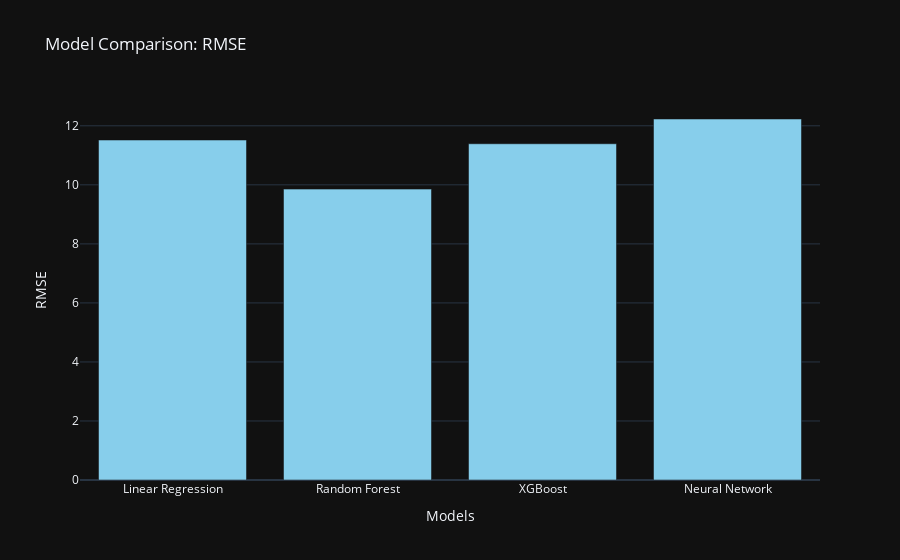
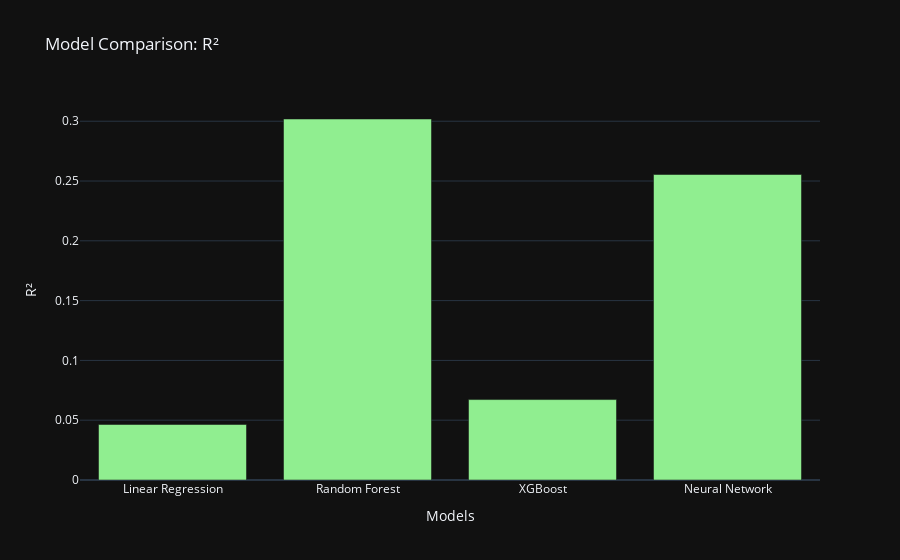

These figures' notebook cell, in order:
### Markdown cell above
### Model Comparison Visualization

### Code cell
# Define the models and their performance metrics
models = ['Linear Regression', 'Random Forest', 'XGBoost', 'Neural Network']
rmse_values = [rmse_linear, rf_rmse, xgb_rmse, nn_rmse]
r2_values = [r2_linear, rf_r2, xgb_r2, nn_r2]

# Create a Plotly bar chart for RMSE
rmse_fig = go.Figure()

rmse_fig.add_trace(go.Bar(
    x=models,
    y=rmse_values,
    name='RMSE',
    marker=dict(color='skyblue'),
))

rmse_fig.update_layout(
    title='Model Comparison: RMSE',
    xaxis_title='Models',
    yaxis_title='RMSE',
    template='plotly_dark',
    showlegend=False,
    plot_bgcolor='rgba(0, 0, 0, 0)',
)

# Show the RMSE chart
rmse_fig.show()

# Create a Plotly bar chart for R²
r2_fig = go.Figure()

r2_fig.add_trace(go.Bar(
    x=models,
    y=r2_values,
    name='R²',
    marker=dict(color='lightgreen'),
))

r2_fig.update_layout(
    title='Model Comparison: R²',
    xaxis_title='Models',
    yaxis_title='R²',
    template='plotly_dark',
    showlegend=False,
    plot_bgcolor='rgba(0, 0, 0, 0)',
)

# Show the R² chart
r2_fig.show()

### Figure 1 — Plotly figure (JSON) as saved in the notebook; plotly's stock layout.template omitted (floating-point values rounded to 4 significant figures)
{"data": [{"marker": {"color": "skyblue"}, "name": "RMSE", "type": "bar", "x": ["Linear Regression", "Random Forest", "XGBoost", "Neural Network"], "y": [11.52, 9.855, 11.39, 12.23]}], "layout": {"plot_bgcolor": "rgba(0, 0, 0, 0)", "showlegend": false, "title": {"text": "Model Comparison: RMSE"}, "xaxis": {"title": {"text": "Models"}}, "yaxis": {"title": {"text": "RMSE"}}}}

### Figure 2 — Plotly figure (JSON) as saved in the notebook; plotly's stock layout.template omitted (floating-point values rounded to 4 significant figures)
{"data": [{"marker": {"color": "lightgreen"}, "name": "R²", "type": "bar", "x": ["Linear Regression", "Random Forest", "XGBoost", "Neural Network"], "y": [0.04642, 0.3019, 0.06724, 0.2554]}], "layout": {"plot_bgcolor": "rgba(0, 0, 0, 0)", "showlegend": false, "title": {"text": "Model Comparison: R²"}, "xaxis": {"title": {"text": "Models"}}, "yaxis": {"title": {"text": "R²"}}}}
